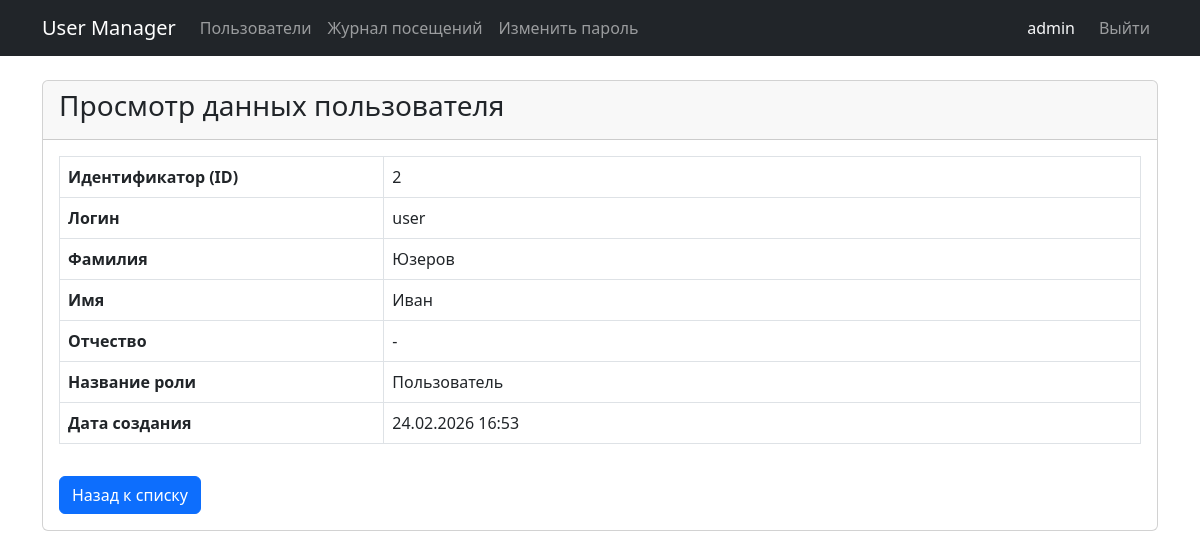
The app's page /users/2 (signed in) with its own data.
### models.py (models this page shows, shortened)
class User(db.Model, UserMixin):
    __tablename__ = 'users'
    id = db.Column(db.Integer, primary_key=True)
    login = db.Column(db.String(50), unique=True, nullable=False)
    password_hash = db.Column(db.String(128), nullable=False)
    last_name = db.Column(db.String(50), nullable=False)
    first_name = db.Column(db.String(50), nullable=False)
    middle_name = db.Column(db.String(50), nullable=True)
    role_id = db.Column(db.Integer, db.ForeignKey('roles.id'), nullable=True)
    created_at = db.Column(db.DateTime, default=datetime.utcnow)
    @property
    def is_admin(self):
        return self.role_id == 1

class Role(db.Model):
    __tablename__ = 'roles'
    id = db.Column(db.Integer, primary_key=True)
    name = db.Column(db.String(50), nullable=False)
    description = db.Column(db.Text, nullable=True)
    users = db.relationship('User', backref='role', lazy=True)

### app.py (the view)
@app.route('/users/<int:user_id>')
@login_required
@check_rights('show')  # Проверка прав на просмотр
def user_view(user_id):
    user = User.query.get_or_404(user_id)
    return render_template('user_view.html', user=user)

### app.py (called while the page is built, shortened)
@login_manager.user_loader
def load_user(user_id):
    return User.query.get(int(user_id))

@app.before_request
def log_request_info():
    if request.path.startswith('/static'):
        return
    user_id = current_user.id if current_user.is_authenticated else None
    visit = Visit(path=request.path, user_id=user_id)
    db.session.add(visit)
    db.session.commit()

def check_rights(action):
    def decorator(func):
        @wraps(func)
        def wrapper(*args, **kwargs):
            if not current_user.is_authenticated:
                return redirect(url_for('login'))
            has_rights = False
            if current_user.is_admin:
                has_rights = True
            if not has_rights:
                flash("У вас недостаточно прав для доступа к данной странице.", "danger")
                return redirect(url_for('index'))
            return func(*args, **kwargs)
        return wrapper
    return decorator

@app.context_processor
def inject_permissions():
    def can_user_perform(action, record=None):
        if not current_user.is_authenticated:
            return False
        if current_user.is_admin:
            return True
        if action == 'edit' or action == 'show':
            return record and record.id == current_user.id
        return False
    return dict(can_user_perform=can_user_perform)

### templates/user_view.html
{% extends 'base.html' %}
{% block content %}
<div class="card">
    <div class="card-header">
        <h3>Просмотр данных пользователя</h3>
    </div>
    <div class="card-body">
        <table class="table table-bordered">
            <tr>
                <th style="width: 30%;">Идентификатор (ID)</th>
                <td>{{ user.id }}</td>
            </tr>
            <tr>
                <th>Логин</th>
                <td>{{ user.login }}</td>
            </tr>
            <tr>
                <th>Фамилия</th>
                <td>{{ user.last_name }}</td>
            </tr>
            <tr>
                <th>Имя</th>
                <td>{{ user.first_name }}</td>
            </tr>
            <tr>
                <th>Отчество</th>
                <td>{{ user.middle_name or '-' }}</td>
            </tr>
            <tr>
                <th>Название роли</th>
                <td>{{ user.role.name if user.role else 'Не назначена' }}</td>
            </tr>
            <tr>
                <th>Дата создания</th>
                <td>{{ user.created_at.strftime('%d.%m.%Y %H:%M') }}</td>
            </tr>
        </table>
        <a href="{{ url_for('index') }}" class="btn btn-primary mt-3">Назад к списку</a>
    </div>
</div>
{% endblock %}

### templates/base.html (shortened to what this page needs)
<!doctype html>
<html lang="ru">
  <head>
    <link href="https://cdn.jsdelivr.net/npm/bootstrap@5.3.0/dist/css/bootstrap.min.css" rel="stylesheet">
  </head>
  <body>
    <nav class="navbar navbar-expand-lg navbar-dark bg-dark mb-4">
      <div class="container">
        <a class="navbar-brand" href="{{ url_for('index') }}">User Manager</a>
        <div class="navbar-nav me-auto">
            <a class="nav-link" href="{{ url_for('index') }}">Пользователи</a>
            {% if current_user.is_authenticated %}
                <a class="nav-link" href="{{ url_for('logs.index') }}">Журнал посещений</a>
                <a class="nav-link" href="{{ url_for('change_password') }}">Изменить пароль</a>
            {% endif %}
        </div>
        <div class="navbar-nav">
            {% if current_user.is_authenticated %}
                <span class="nav-item nav-link disabled text-light me-2">{{ current_user.login }}</span>
                <a class="nav-link" href="{{ url_for('logout') }}">Выйти</a>
            {% else %}
                <a class="nav-link" href="{{ url_for('login') }}">Войти</a>
            {% endif %}
        </div>
      </div>
    </nav>
    <div class="container">
        {% block content %}{% endblock %}
    </div>
  </body>
</html>

### records on screen
User: login "admin"
User: id "2", login "user", last_name "Юзеров", first_name "Иван", middle_name "-", created_at "24.02.2026 16:53"
Role: role "Пользователь"
